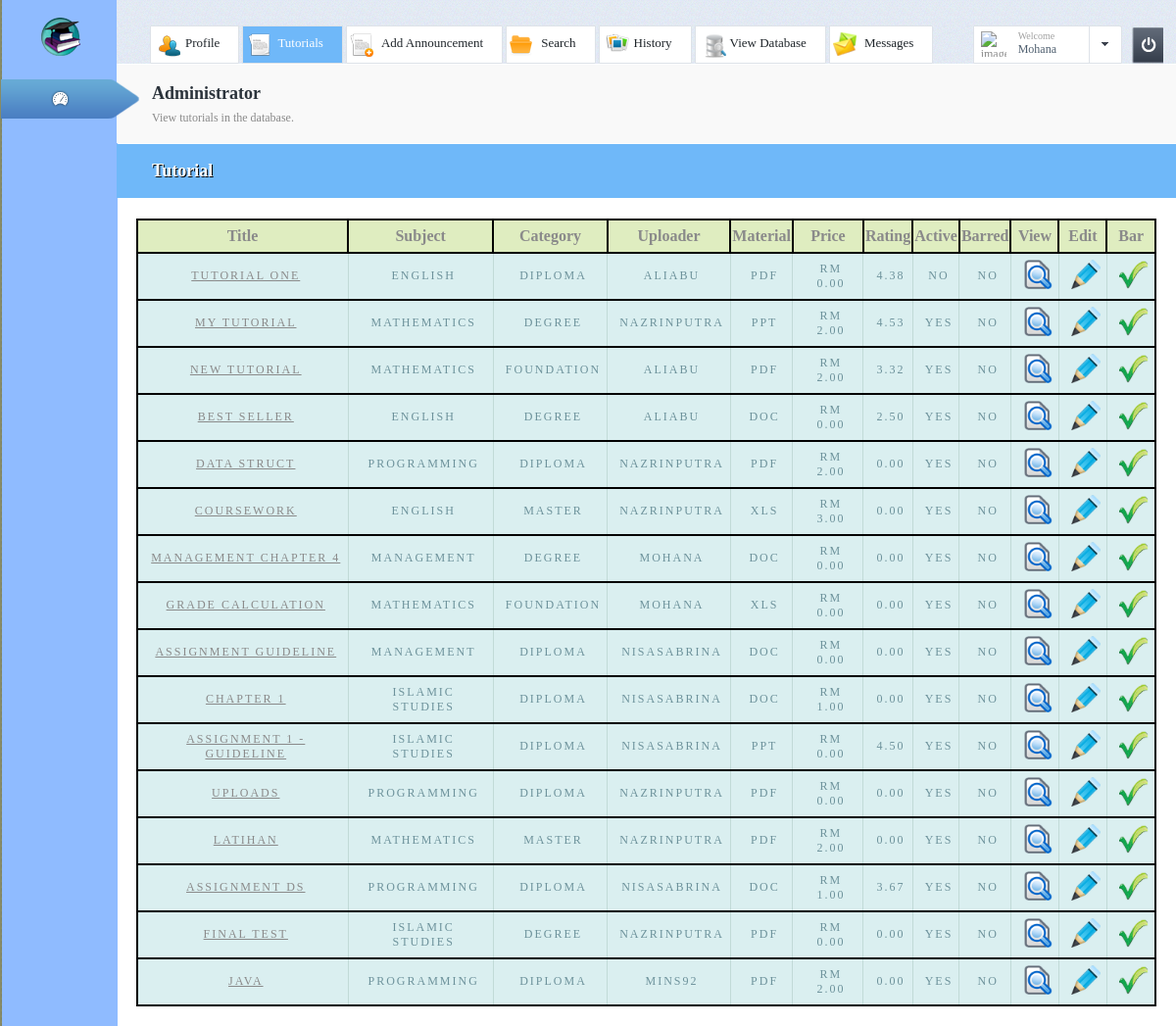
The page /Admin_Site/tutorial.php (signed in) on the database its author committed.
### tables this page shows
CREATE TABLE IF NOT EXISTS `tutorial` (
`Tutorial_ID` int(10) NOT NULL,
  `Tutorial_Title` varchar(100) NOT NULL,
  `Tutorial_Size` int(10) NOT NULL,
  `Tutorial_Type` varchar(20) NOT NULL,
  `Tutorial_Price` decimal(5,2) NOT NULL,
  `Tutorial_Location` varchar(255) NOT NULL,
  `Subject_ID` int(11) NOT NULL,
  `Category_ID` int(11) NOT NULL,
  `Material_ID` int(11) NOT NULL,
  `Member_ID` int(11) NOT NULL,
  `isDelete` tinyint(1) NOT NULL,
  `Tutorial_Bar` varchar(100) NOT NULL,
  `isActive` tinyint(1) NOT NULL
);

CREATE TABLE IF NOT EXISTS `subject` (
`Subject_ID` int(11) NOT NULL,
  `Subject_Name` varchar(50) NOT NULL,
  `Subject_Course` varchar(50) NOT NULL,
  `Subject_Desc` varchar(50) NOT NULL,
  `isDelete` tinyint(1) NOT NULL
);

CREATE TABLE IF NOT EXISTS `category` (
`Category_ID` int(11) NOT NULL,
  `Category_Name` varchar(50) NOT NULL,
  `Category_Desc` varchar(50) NOT NULL,
  `isDelete` tinyint(1) NOT NULL
);

CREATE TABLE IF NOT EXISTS `member` (
`Member_ID` int(10) NOT NULL,
  `Member_Name` varchar(100) NOT NULL,
  `Member_Profile` varchar(100) NOT NULL,
  `Member_Username` varchar(100) NOT NULL,
  `Member_Password` varchar(50) NOT NULL,
  `Member_Email` varchar(50) NOT NULL,
  `Member_Mobile` varchar(11) NOT NULL,
  `Member_Credit` decimal(5,2) NOT NULL,
  `Member_Profit` decimal(5,2) NOT NULL,
  `Rating_ID` int(11) NOT NULL,
  `isDelete` tinyint(1) NOT NULL
);

CREATE TABLE IF NOT EXISTS `material` (
`Material_ID` int(11) NOT NULL,
  `Material_Name` varchar(100) NOT NULL,
  `Material_Detail` varchar(100) NOT NULL,
  `Material_Icon` varchar(100) NOT NULL,
  `isDelete` tinyint(1) NOT NULL
);

CREATE TABLE IF NOT EXISTS `tutorial_rating` (
`Tutorial_Rating_ID` int(11) NOT NULL,
  `Tutorial_Rating_1` int(11) NOT NULL,
  `Tutorial_Rating_2` int(11) NOT NULL,
  `Tutorial_Rating_3` int(11) NOT NULL,
  `Tutorial_Rating_4` int(11) NOT NULL,
  `Tutorial_Rating_5` int(11) NOT NULL,
  `Tutorial_Rating_Total` int(11) NOT NULL,
  `Tutorial_Rating_Average` decimal(3,2) NOT NULL,
  `Tutorial_ID` int(11) NOT NULL,
  `Rating_ID` int(11) NOT NULL
);

### Admin_Site/tutorial.php (the view, shortened to what this page needs)
<?php
	$sess_id=$_SESSION["loginadmin"];
	$result=mysql_query("select * from ADMIN where Admin_ID=$sess_id");
	$row=mysql_fetch_assoc($result);
?>
<!DOCTYPE html>
<head>
	<link rel="stylesheet" type="text/css" href="css/styleadmin.css" />
	<link rel="stylesheet" type="text/css" href="css/messi.min.css"/>
	<link rel="stylesheet" type="text/css" href="css/jquery.dataTables.css"/>
	<link rel="stylesheet" type="text/css" href="css/jquery.dataTables_themeroller.css"/>
</head>
<body>
	<div id="wrapper">
		<div id="content">
			<div class="c1">
				<div class="controls">
					<nav class="links">
						<ul>
							<li><a href="profile.php" class="ico1">Profile </a></li>
							<li class="selected"><a href="tutorial.php" class="ico2">Tutorials </a></li>
							<li><a href="add_announcement.php" class="ico3">Add Announcement </a></li>
							<li><a href="search.php" class="ico4">Search </a></li>
							<li><a href="history.php" class="ico5">History </a></li>
							<li><a href="viewtables.php" class="ico6">View Database</a></li>
							<li><a href="message.php" class="ico7">Messages</a></li>
						</ul>
					</nav>
					<div class="profile-box">
						<span class="profile">
							<a href="profile.php" class="section">
								<img class="image" src="images/<?php echo $row["Admin_Picture"]; ?>" alt="image description" width="26" height="26" />
								<span class="text-box">
									Welcome
									<strong class="name"><?php echo $row["Admin_Name"]; ?></strong>
								</span>
							</a>
							<a href="#" class="opener">opener</a>
						</span>
						<a href="logout.php" class="btn-on">On</a>
					</div>
				</div>
				<div class="tabs">
					<div id="tab-1" class="tab">
						<article>
							<div class="text-section">
								<h1>Administrator</h1>
								<p>View tutorials in the database.</p>
							</div>
							<div class="page-title">
								<h2>Tutorial</h2>
							</div>
							<div class="database">
								<?php
								$result_tutorial=mysql_query("select * from tutorial");
								if(mysql_num_rows($result_tutorial))
								{
								?>
									<table id="tutorial">
										<thead>
										<tr>
											<th>Title</th>
											<th>Subject</th>
											<th>Category</th>
											<th>Uploader</th>
											<th>Material</th>
											<th>Price</th>
											<th>Rating</th>
											<th>Active</th>
											<th>Barred</th>
											<th>View</th>
											<th>Edit</th>
											<th>Bar</th>
										</tr>
										</thead>
										<tbody>
										<?php
										while($row_tutorial=mysql_fetch_assoc($result_tutorial))
											{
												?>
												<tr>
													<td>
														<a href="view_tutorial.php?tid=<?php echo $row_tutorial["Tutorial_ID"]; ?>"><?php echo $row_tutorial["Tutorial_Title"]; ?></a>
													</td>
													<td>
														<?php
															$subject=$row_tutorial["Subject_ID"];
															$result_subject=mysql_query("select * from subject where Subject_ID='$subject'");
															$row_subject=mysql_fetch_assoc($result_subject);
															echo $row_subject["Subject_Name"];
														?>
													</td>
													<td>
														<?php
															$category=$row_tutorial["Category_ID"];
															$result_category=mysql_query("select * from category where Category_ID='$category'");
															$row_category=mysql_fetch_assoc($result_category);
															echo $row_category["Category_Name"];
														?>
													</td>
													<td>
														<?php
															$member=$row_tutorial["Member_ID"];
															$result_member=mysql_query("select * from member where Member_ID=$member");
															$row_member=mysql_fetch_assoc($result_member);
															echo $row_member["Member_Username"];
														?>
													</td>
													<td>
														<?php
															$material=$row_tutorial["Material_ID"];
															$result_material=mysql_query("select * from material where Material_ID='$material'");
															$row_material=mysql_fetch_assoc($result_material);
															echo $row_material["Material_Name"];
														?>
													</td>
													<td>
														RM <?php
															echo $row_tutorial["Tutorial_Price"];
														?>
													</td>
													<td>
														<?php
															$tid=$row_tutorial["Tutorial_ID"];
															$result_rating=mysql_query("select * from tutorial_rating where Tutorial_ID='$tid'");
															$row_rating=mysql_fetch_assoc($result_rating);
															echo $row_rating["Tutorial_Rating_Average"];
														?>
													</td>
													<td>
														<?php
															$active=$row_tutorial["isActive"];
															if($active==1)
																{echo "Yes";}
															else
																{echo "No";}
														?>
													</td>
													<td>
														<?php
															$delete=$row_tutorial["isDelete"];
															if($delete==1)
																{echo "Yes";}
															else
																{echo "No";}
														?>
													</td>
													<td>
														<a href="view_tutorial.php?tid=<?php echo $row_tutorial["Tutorial_ID"]; ?>">
															<img src="images/view.png" width="30px" height="30px;"/>
														</a>
													</td>
													<td>
														<a href="edit_tutorial.php?tid=<?php echo $row_tutorial["Tutorial_ID"]; ?>">
															<img src="images/update.png" width="30px" height="30px;"/>
														</a>
													</td>
													<td>
													<?php
														$delete=$row_tutorial["isDelete"];
														if($delete==1)
														{
														?>
														<a href="tutorial.php?a_tid=<?php echo $row_tutorial["Tutorial_ID"]; ?>" onclick="return confirmunbar();">
															<img src="images/delete.png" width="30px" height="30px;"/>
														</a>
														<?php
														}
														else
														{
														?>
														<a href="ban.php?tid=<?php echo $row_tutorial["Tutorial_ID"]; ?>" onclick="return confirmbar();">
															<img src="images/add.png" width="30px" height="30px;"/>
														</a>
														<?php
														}
														?>
													</td>
												</tr>
												<?php
											}
										?>
										</tbody>
									</table>
								<?php
								}
								else
								{echo "No tutorial uploaded";}
								?>
							</div>
						</article>
					</div>
				</div>
			</div>
		</div>
		<aside id="sidebar">
			<strong class="logo"><a href="index.php">ot</a></strong>
			<ul class="tabset buttons">
				<li class="active">
					<a href="#tab-1" class="ico1"><span>Dashboard</span><em></em></a>
				</li>
			</ul>
		</aside>
	</div>
</body>
</html>

### rows shown on the page
tutorial: Tutorial_Title "TUTORIAL ONE", Subject_ID.Subject_Name "ENGLISH", Category_ID.Category_Name "DIPLOMA", Member_ID.Member_Username "ALIABU", Material_ID.Material_Name "PDF", Tutorial_Price "0.00", tutorial_rating.Tutorial_Rating_Average "4.38", isActive "NO", isDelete "NO"
tutorial: Tutorial_Title "MY TUTORIAL", Subject_ID.Subject_Name "MATHEMATICS", Category_ID.Category_Name "DEGREE", Member_ID.Member_Username "NAZRINPUTRA", Material_ID.Material_Name "PPT", Tutorial_Price "2.00", tutorial_rating.Tutorial_Rating_Average "4.53", isActive "YES", isDelete "NO"
tutorial: Tutorial_Title "NEW TUTORIAL", Subject_ID.Subject_Name "MATHEMATICS", Category_ID.Category_Name "FOUNDATION", Member_ID.Member_Username "ALIABU", Material_ID.Material_Name "PDF", Tutorial_Price "2.00", tutorial_rating.Tutorial_Rating_Average "3.32", isActive "YES", isDelete "NO"
tutorial: Tutorial_Title "BEST SELLER", Subject_ID.Subject_Name "ENGLISH", Category_ID.Category_Name "DEGREE", Member_ID.Member_Username "ALIABU", Material_ID.Material_Name "DOC", Tutorial_Price "0.00", tutorial_rating.Tutorial_Rating_Average "2.50", isActive "YES", isDelete "NO"
tutorial: Tutorial_Title "DATA STRUCT", Subject_ID.Subject_Name "PROGRAMMING", Category_ID.Category_Name "DIPLOMA", Member_ID.Member_Username "NAZRINPUTRA", Material_ID.Material_Name "PDF", Tutorial_Price "2.00", tutorial_rating.Tutorial_Rating_Average "0.00", isActive "YES", isDelete "NO"
tutorial: Tutorial_Title "COURSEWORK", Subject_ID.Subject_Name "ENGLISH", Category_ID.Category_Name "MASTER", Member_ID.Member_Username "NAZRINPUTRA", Material_ID.Material_Name "XLS", Tutorial_Price "3.00", tutorial_rating.Tutorial_Rating_Average "0.00", isActive "YES", isDelete "NO"
tutorial: Tutorial_Title "MANAGEMENT CHAPTER 4", Subject_ID.Subject_Name "MANAGEMENT", Category_ID.Category_Name "DEGREE", Member_ID.Member_Username "MOHANA", Material_ID.Material_Name "DOC", Tutorial_Price "0.00", tutorial_rating.Tutorial_Rating_Average "0.00", isActive "YES", isDelete "NO"
tutorial: Tutorial_Title "GRADE CALCULATION", Subject_ID.Subject_Name "MATHEMATICS", Category_ID.Category_Name "FOUNDATION", Member_ID.Member_Username "MOHANA", Material_ID.Material_Name "XLS", Tutorial_Price "0.00", tutorial_rating.Tutorial_Rating_Average "0.00", isActive "YES", isDelete "NO"
tutorial: Tutorial_Title "ASSIGNMENT GUIDELINE", Subject_ID.Subject_Name "MANAGEMENT", Category_ID.Category_Name "DIPLOMA", Member_ID.Member_Username "NISASABRINA", Material_ID.Material_Name "DOC", Tutorial_Price "0.00", tutorial_rating.Tutorial_Rating_Average "0.00", isActive "YES", isDelete "NO"
tutorial: Tutorial_Title "CHAPTER 1", Subject_ID.Subject_Name "ISLAMIC STUDIES", Category_ID.Category_Name "DIPLOMA", Member_ID.Member_Username "NISASABRINA", Material_ID.Material_Name "DOC", Tutorial_Price "1.00", tutorial_rating.Tutorial_Rating_Average "0.00", isActive "YES", isDelete "NO"
tutorial: Tutorial_Title "ASSIGNMENT 1 - GUIDELINE", Subject_ID.Subject_Name "ISLAMIC STUDIES", Category_ID.Category_Name "DIPLOMA", Member_ID.Member_Username "NISASABRINA", Material_ID.Material_Name "PPT", Tutorial_Price "0.00", tutorial_rating.Tutorial_Rating_Average "4.50", isActive "YES", isDelete "NO"
tutorial: Tutorial_Title "UPLOADS", Subject_ID.Subject_Name "PROGRAMMING", Category_ID.Category_Name "DIPLOMA", Member_ID.Member_Username "NAZRINPUTRA", Material_ID.Material_Name "PDF", Tutorial_Price "0.00", tutorial_rating.Tutorial_Rating_Average "0.00", isActive "YES", isDelete "NO"
tutorial: Tutorial_Title "LATIHAN", Subject_ID.Subject_Name "MATHEMATICS", Category_ID.Category_Name "MASTER", Member_ID.Member_Username "NAZRINPUTRA", Material_ID.Material_Name "PDF", Tutorial_Price "2.00", tutorial_rating.Tutorial_Rating_Average "0.00", isActive "YES", isDelete "NO"
tutorial: Tutorial_Title "ASSIGNMENT DS", Subject_ID.Subject_Name "PROGRAMMING", Category_ID.Category_Name "DIPLOMA", Member_ID.Member_Username "NISASABRINA", Material_ID.Material_Name "DOC", Tutorial_Price "1.00", tutorial_rating.Tutorial_Rating_Average "3.67", isActive "YES", isDelete "NO"
tutorial: Tutorial_Title "FINAL TEST", Subject_ID.Subject_Name "ISLAMIC STUDIES", Category_ID.Category_Name "DEGREE", Member_ID.Member_Username "NAZRINPUTRA", Material_ID.Material_Name "PDF", Tutorial_Price "0.00", tutorial_rating.Tutorial_Rating_Average "0.00", isActive "YES", isDelete "NO"
tutorial: Tutorial_Title "JAVA", Subject_ID.Subject_Name "PROGRAMMING", Category_ID.Category_Name "DIPLOMA", Member_ID.Member_Username "MINS92", Material_ID.Material_Name "PDF", Tutorial_Price "2.00", tutorial_rating.Tutorial_Rating_Average "0.00", isActive "YES", isDelete "NO"

### other values the page prints
$row["Admin_Name"] "Mohana"
